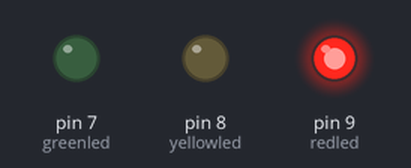
Simulated run of this sketch. Board: Arduino Uno, built with avr-gcc and run on an emulated ATmega328P. On the bench: output pins drawn as LEDs (lit = HIGH).

Above: at 2.0 s.
At 4.5 s:
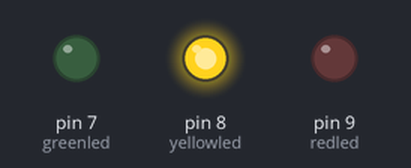
At 7.0 s:
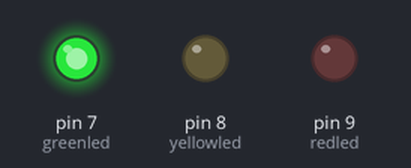
Timing chart, 0 to 13.0 s (numbered marks = the images above):
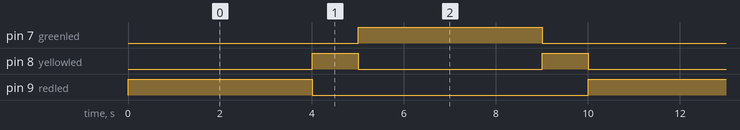

The sketch:

traffic-lights.ino
```cpp
#define redled 9
#define yellowled 8
#define greenled 7

void setup() {
  pinMode(redled,OUTPUT);
  pinMode(yellowled,OUTPUT);
  pinMode(greenled,OUTPUT);
}
void loop() {
  digitalWrite(redled,HIGH);
  digitalWrite(yellowled,LOW);
  digitalWrite(greenled,LOW);
  delay(4000);

  digitalWrite(redled,LOW);
  digitalWrite(yellowled,HIGH);
  digitalWrite(greenled,LOW);
  delay(1000);

  digitalWrite(redled,LOW);
  digitalWrite(yellowled,LOW);
  digitalWrite(greenled,HIGH);
  delay(4000);

  digitalWrite(redled,LOW);
  digitalWrite(yellowled,HIGH);
  digitalWrite(greenled,LOW);
  delay(1000);
}
```

Measured:
- by itself, pin 7 (greenled), pin 9 (redled): alternates HIGH for 4.0 s and LOW for 6.0 s
- by itself, pin 8 (yellowled): alternates HIGH for 1.0 s and LOW for 4.0 s
- by itself, everything shown: repeats every 10.0 s, in 4 steps
